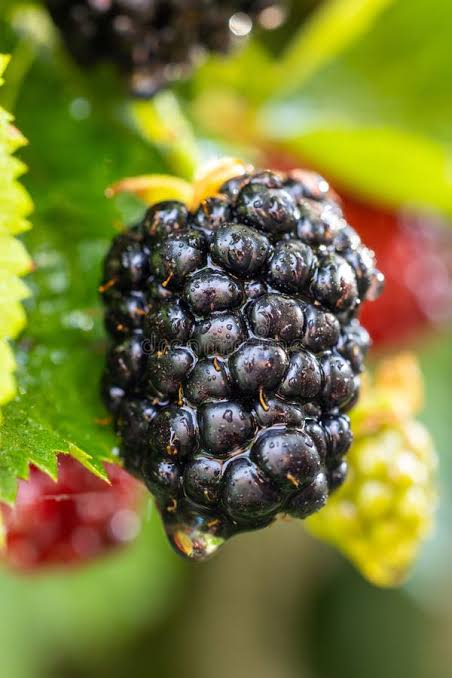
#> input picture images/blackberry.jpg, 452 x 678 px; its folder holds only this picture in this run
$ python low_pass.py
#> lines starting #> are read from the running program, lines starting #| are printed output that depends on the picture
### scripts/util.py
import cv2
import os

def save_image(image, filename, output_path):
    if not os.path.exists(output_path):
        os.makedirs(output_path)
    cv2.imwrite(os.path.join(output_path, filename), image)

### scripts/part2_filter/low_pass.py
import cv2
import os
import sys
import glob
sys.path.append(os.path.join(os.path.dirname(__file__), ".."))
from util import save_image

IMAGES_DIR = os.path.join(os.path.dirname(__file__), "..", "..", "images")
OUTPUT_PATH = os.path.join(os.path.dirname(__file__), "..", "..", "result", "filter", "low_pass")

def mean_filter(img, ksize=5):
    return cv2.blur(img, (ksize, ksize))

def gaussian_filter(img, ksize=5, sigma=0):
    return cv2.GaussianBlur(img, (ksize, ksize), sigma)

if __name__ == "__main__":
    image_paths = sorted(glob.glob(os.path.join(IMAGES_DIR, "*.jpg")))

    for image_path in image_paths:
        name = os.path.splitext(os.path.basename(image_path))[0]
        img = cv2.imread(image_path)
#> img is the input picture: shape (678, 452, 3); mean B, G, R 56.9, 120.6, 119.4

        mean_blur = mean_filter(img, 5)
#> in mean_filter, `return cv2.blur(img, (ksize, ksize))`:
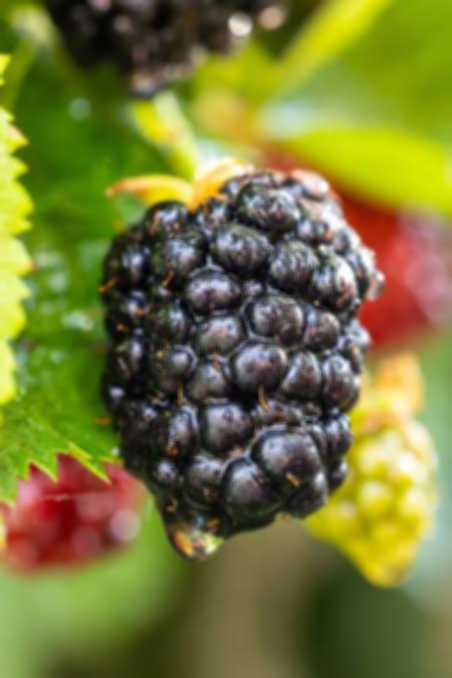
#> returned value: shape (678, 452, 3); mean of channels 0, 1, 2 56.9, 120.5, 119.4; drawn as B, G, R
        gaussian_blur = gaussian_filter(img, 5)

        save_image(mean_blur, f"{name}_mean.jpg", OUTPUT_PATH)
        save_image(gaussian_blur, f"{name}_gaussian.jpg", OUTPUT_PATH)

        print(f"Processed {name}")

$ run again, on images/blueberry.jpg
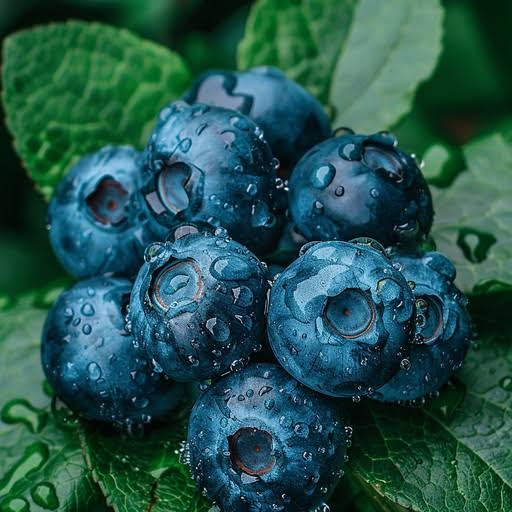
#> input picture images/blueberry.jpg, 512 x 512 px
#> img is the input picture: shape (512, 512, 3); mean B, G, R 77.6, 83.3, 35.2
#> in mean_filter, `return cv2.blur(img, (ksize, ksize))`:
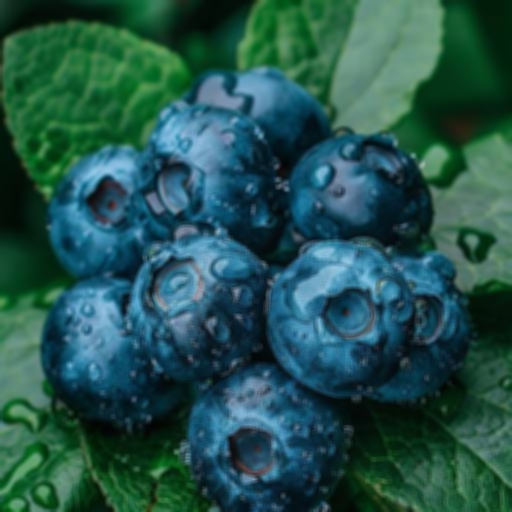
#> returned value: shape (512, 512, 3); mean of channels 0, 1, 2 77.6, 83.3, 35.2; drawn as B, G, R

$ run again, on images/strawberry.jpg
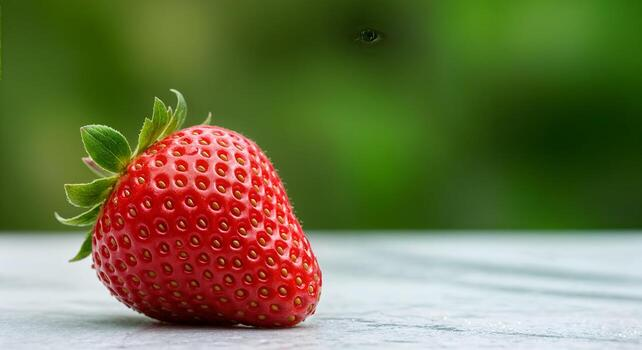
#> input picture images/strawberry.jpg, 642 x 350 px
#> img is the input picture: shape (350, 642, 3); mean B, G, R 73.5, 116.1, 112.3
#> in mean_filter, `return cv2.blur(img, (ksize, ksize))`:
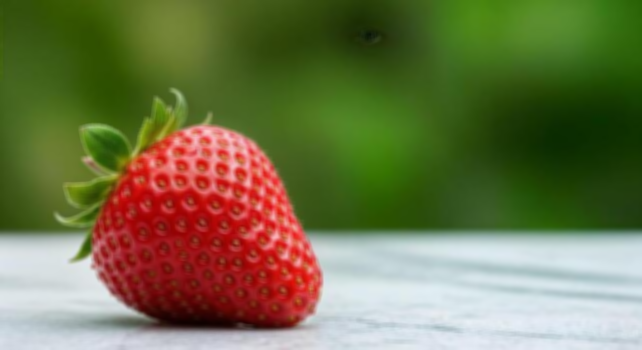
#> returned value: shape (350, 642, 3); mean of channels 0, 1, 2 73.5, 116.1, 112.3; drawn as B, G, R
